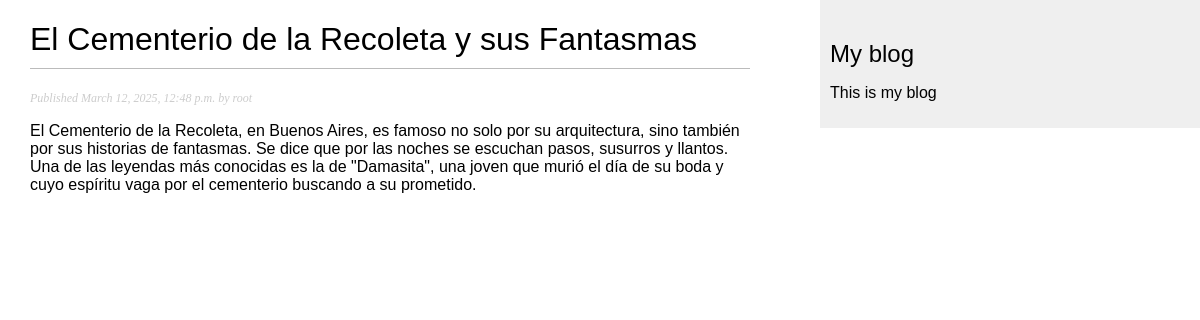
Page /blog/2025/3/12/el-cementerio-de-la-recoleta-y-sus-fantasmas/ on the committed database.
### blog/models.py (models this page shows, shortened)
class Post(models.Model):
    class Status(models.TextChoices):
        DRAFT = 'DF', 'Draft'
        PUBLISHED = 'PB', 'Published'
    title = models.CharField(max_length=250)
    slug = models.SlugField(max_length=250, unique_for_date='publish') # Va a hacer que sea unico por fecha
    author = models.ForeignKey(User,
                               on_delete=models.CASCADE, # Si yo elimino un usuario, borra todo en cascada
                               related_name='blog_posts')
    body = models.TextField()
    publish = models.DateTimeField(default=timezone.now) #Vamos a poder ponerle nosotros la fecha
    created = models.DateTimeField(auto_now_add=True) #Se actualiza solo cuando se crea
    updated = models.DateTimeField(auto_now=True) #Se actualiza cada vez que se actualiza
    status = models.CharField(max_length=2, # Solo dos opciones (borrado o publicado)
                              choices=Status.choices,
                              default=Status.DRAFT) # Por defecto definimos que va a estar en un estado de borrador
    objects = models.Manager()
    published = PublishManager()
    class Meta:
        ordering = ['-publish']
        indexes = [
            models.Index(fields=['-publish']),
        ]

### blog/views.py (the view)
# urls.py: path('<int:year>/<int:month>/<int:day>/<slug:post>/', views.post_detail, name='post_detail'),
def post_detail(request, year, month, day, post):
    post = get_object_or_404(Post,
                             status=Post.Status.PUBLISHED,
                             slug = post,
                             publish__year = year,
                             publish__month = month,
                             publish__day = day)
    return render(request,
                  'blog/post/detail.html',
                  {'post':post})

### blog/templates/blog/post/detail.html (shortened to what this page needs)
{% extends "blog/base.html" %}
{% block content %}
  <h1>{{ post.title }}</h1>
  <p class="date">
    Published {{ post.publish }} by {{ post.author }}
  </p>
  {{ post.body|linebreaks }}
{% endblock %}

### blog/static/css/blog.css (style rules this page uses)
body { margin:0; padding:0; font-family:helvetica, sans-serif; }
h1 { font-weight:normal; border-bottom:1px solid #bbb; padding:0 0 10px 0; }
p.date { color:#ccc; font-family: georgia, serif; font-size: 12px; font-style: italic; }

### rows in the picture
Post: title "El Cementerio de la Recoleta y sus Fantasmas", publish "March 12, 2025, 12:48 p.m.", author "root", body "El Cementerio de la Recoleta, en Buenos Aires, es famoso no solo por su arquitectura, sino también por sus historias de fantasmas. Se dice que por las noches se escuchan pasos, susurros y llantos. Una de las leyendas más conocidas es la de \"Damasita\", una joven que murió el día de su boda y cuyo espíritu vaga por el cementerio buscando a su prometido."
